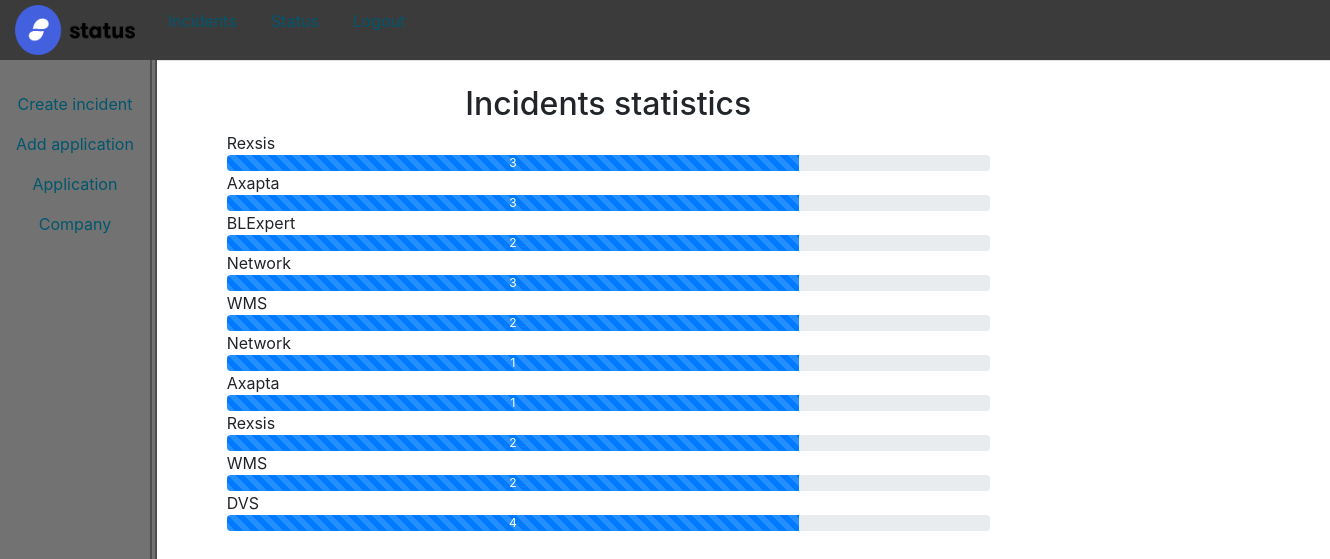
Page /incidentapp/status (signed in) on the committed database.
### incidentapp/models.py (models this page shows, shortened)
class incident(models.Model):
    component = models.ForeignKey(component, on_delete=models.CASCADE)
    name = models.CharField(max_length=30, verbose_name='Temats')
    message = models.TextField(verbose_name='Paziņojums')
    status = models.PositiveIntegerField()
    notifications = models.BooleanField(default=False, verbose_name='Send notifications')
    class Meta:
        verbose_name='Incidents'
        verbose_name_plural='Incidents'
        ordering=['name']
    class company(models.Model):
        name = models.CharField(max_length=30, verbose_name='Nosaukums')
        description = models.TextField(verbose_name='Apraksts')
        email = models.EmailField(max_length = 254, verbose_name='E-pasts')
        component = models.ForeignKey(component, on_delete=models.CASCADE)

class component(models.Model):
    name = models.CharField(max_length=30, verbose_name='Aplikācijas nosaukums')
    description = models.TextField(verbose_name='Apraksts')
    date = models.DateField(auto_now_add=True, blank=True, verbose_name='Datums')
    time = models.TimeField(auto_now_add=True, blank=True, verbose_name='Laiks')
    class Meta:
        verbose_name='Aplikācija'
        verbose_name_plural='Aplikācijas'
    def __str__(self):
        return self.name

### incidentapp/views.py (the view)
# urls.py: path('incidentapp/status', views.incidentapp_status, name='incidentapp-status'),
@login_required(login_url='/incidentapp/sign-in/')
def incidentapp_status(request):
    incidentStatus = incident.objects.all()
    return render(request, 'incidentapp/status.html', {'incident': incidentStatus})

### incidentapp/templates/incidentapp/status.html
{% extends 'incidentapp/base.html' %}
{% load bootstrap4 %}
{% block page %}
{% load static %}
<div class="row">
    <div class="col-md-7 offset-md-2 content">
           <h2 style="text-align: center;">Incidents statistics</h2>
        {% for incident in incident%}
        <div>{{incident.component}}</div>
        <div class="progress">
            <div class="progress-bar progress-bar-striped progress-bar-animated" role="progressbar" aria-valuenow="75" aria-valuemin="0" aria-valuemax="100" style="width: 75%">
                {{incident.status}}
            </div>
        </div>
        {% endfor %}
    </div>
</div>
{% endblock %}

### rows in the picture
incident: component "Rexsis", status "3"
incident: component "Axapta", status "3"
incident: component "BLExpert", status "2"
incident: component "Network", status "3"
incident: component "WMS", status "2"
incident: component "Network", status "1"
incident: component "Axapta", status "1"
incident: component "Rexsis", status "2"
incident: component "WMS", status "2"
incident: component "DVS", status "4"
